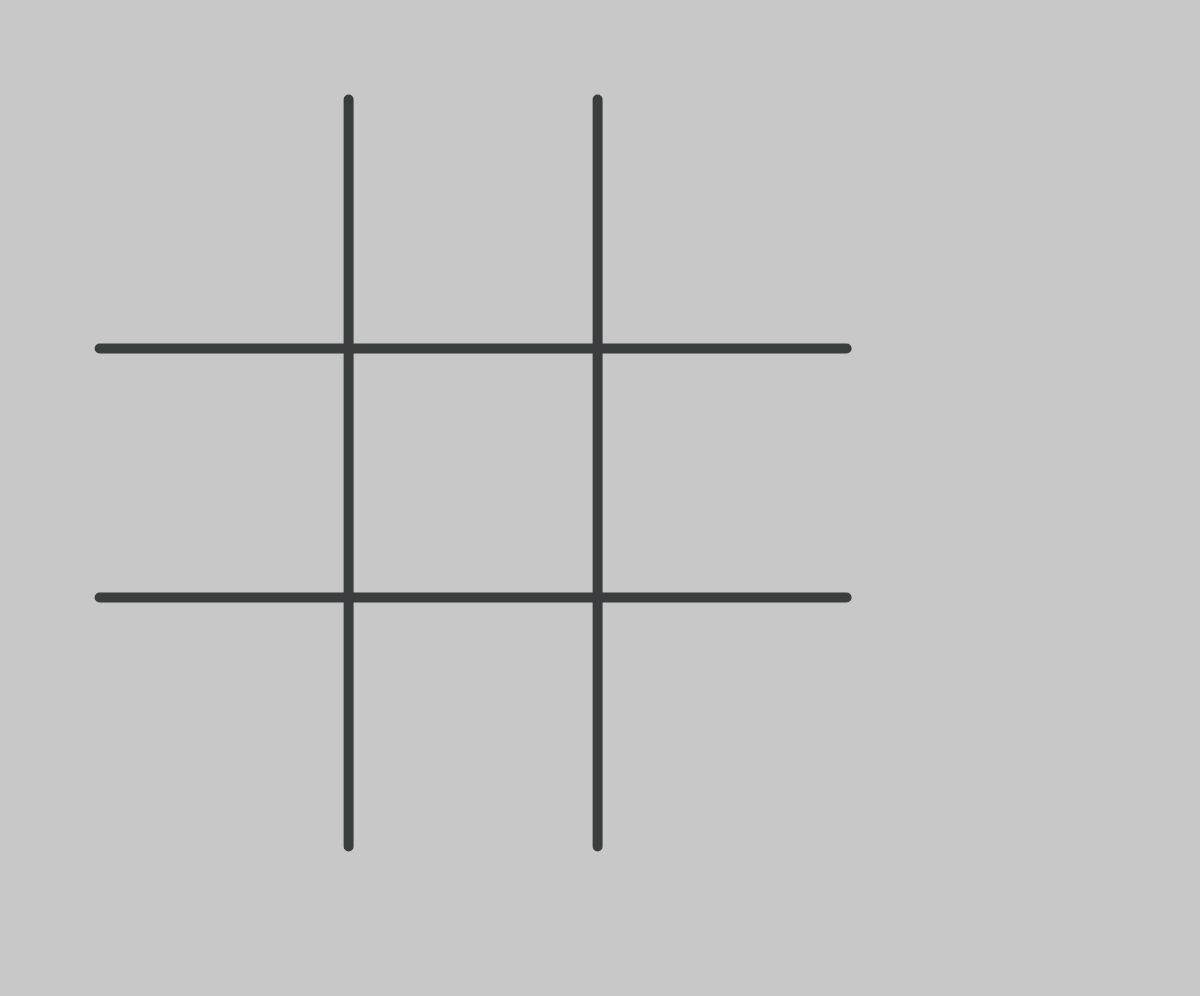
Frame 1 (no input)
Frame 60 (no input): identical to frame 1, image omitted
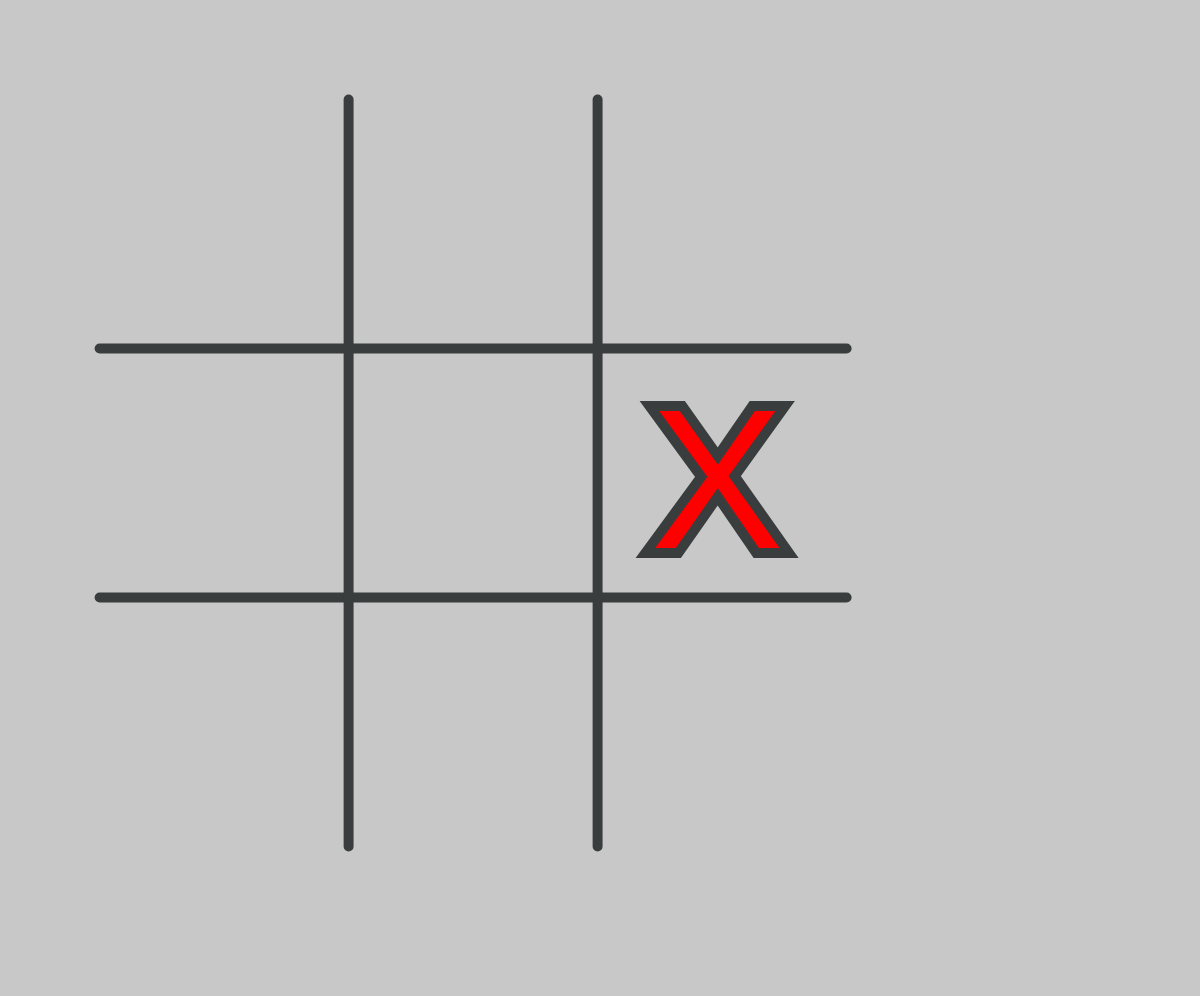
Frame 120 (the mouse pressed at the canvas centre since frame 60)

The p5.js sketch that drew these frames (run headless with seeded random() and noise() and a simulated clock; from frame 60 on, the mouse is pressed at the canvas centre):

// p5.js sketch
// ── sketch.js
let wh;

function setup() {
  createCanvas(windowWidth, windowHeight - 4);
  background(200);
  if (width < height) {
    wh = 1;
  } else {
    wh = 2;
  }
}

/*
  0 --> empty
  1 --> X
  2 --> O
*/
var letters = [" ", "X", "O"];
var elements = [
  [0, 0, 0],
  [0, 0, 0],
  [0, 0, 0]
];
let turn = 1;
let finished = false;

function draw() {
  if(!finished){
    background(200);
  }
  drawLines();
  drawElements();
}

function drawLines() {
  stroke(58, 61, 61);
  strokeWeight(percent(wh,1));
  //horizontal lines
  line(percent(wh, 10), percent(wh, 35), percent(wh, 85), percent(wh, 35));
  line(percent(wh, 10), percent(wh, 60), percent(wh, 85), percent(wh, 60));
  //vertical lines
  line(percent(wh, 35), percent(wh, 10), percent(wh, 35), percent(wh, 85));
  line(percent(wh, 60), percent(wh, 10), percent(wh, 60), percent(wh, 85));
}

function drawElements() {
  strokeWeight(percent(wh,2));
  textAlign(CENTER);
  textSize(percent(wh, 20));
  for (let y = 0; y < 3; y++) {
    for (let x = 0; x < 3; x++) {
      if(elements[y][x]==1){
        fill(255,0,0);
      }else{
        fill(0,0,255);
      }
      text(letters[elements[y][x]], percent(wh, 22 + (x * 25)), percent(wh, 30 + (y * 25)));
    }
  }
}

function mousePressed() {
  for (let y = 0; y < 3; y++) {
    for (let x = 0; x < 3; x++) {
      if (mouseX > percent(wh, 10 + (x * 25)) && mouseX < percent(wh, 35 + (x * 25)) && mouseY > percent(wh, 10 + (y * 25)) && mouseY < percent(wh, 35 + (y * 25)) && elements[y][x] == 0 && !finished) {
        turn++;
        elements[y][x] = turn % 2 + 1;
        check();
        break;
      }
    }
  }
}

function check(){
  if(elements[0][0]==elements[0][1] && elements[0][0]==elements[0][2] && elements[0][2] != 0){
    finishMessage(elements[0][0]);
  }else if(elements[1][0]==elements[1][1] && elements[1][0]==elements[1][2]&& elements[1][2] != 0){
    finishMessage(elements[1][0]);
  }else if(elements[2][0]==elements[2][1] && elements[2][0]==elements[2][2]&& elements[2][2] != 0){
    finishMessage(elements[2][0]);
  }else if(elements[0][0]==elements[1][0] && elements[0][0]==elements[2][0]&& elements[2][0] != 0){
    finishMessage(elements[0][0]);
  }else if(elements[0][1]==elements[1][1] && elements[0][1]==elements[2][1]&& elements[2][1] != 0){
    finishMessage(elements[0][1]);
  }else if(elements[0][2]==elements[1][2] && elements[0][2]==elements[2][2]&& elements[2][2] != 0){
    finishMessage(elements[0][2]);
  }else if(elements[0][2]==elements[1][1] && elements[0][2]==elements[2][0]&& elements[2][0] != 0){
    finishMessage(elements[0][2]);
  }else if(elements[0][0]==elements[1][1] && elements[0][0]==elements[2][2]&& elements[2][2] != 0){
    finishMessage(elements[0][0]);
  }else if(turn == 10){
    noLoop();
    textAlign(LEFT);
    noStroke();
    textSize(percent(wh,5));
    fill(0);
    text("DRAW! Refresh page for play again",percent(wh,10),percent(wh,7));
    finished = true;
  }
}

function finishMessage(winner){
  noLoop();
  textAlign(LEFT);
  noStroke();
  textSize(percent(wh,5));
  if(winner == 1){
    fill(255,0,0);
  }else{
    fill(0,0,255);
  }

  text("Winner is "+letters[winner]+" ! Refresh page for play again",percent(wh,10),percent(wh,7));
  finished = true;
}

function percent(widthHeight, perc) {
  if (widthHeight == 1) {
    return (width * perc) / 100;
  } else {
    return (height * perc) / 100;
  }
}
